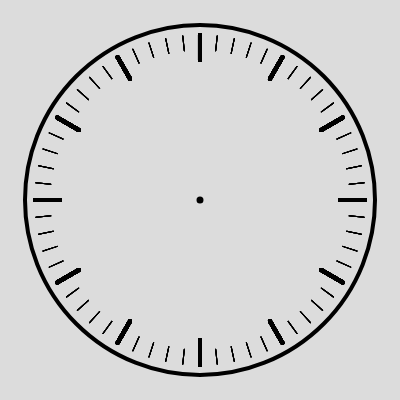
Frame 1 (no input)
Frame 60 (no input): identical to frame 1, image omitted
Frame 120 (the mouse pressed at the canvas centre since frame 60): identical to frame 1, image omitted

The p5.js sketch that drew this single still picture (run headless with seeded random() and noise() and a simulated clock; from frame 60 on, the mouse is pressed at the canvas centre):

// p5.js sketch
// ── sketch.js
function setup() {
  createCanvas(400, 400);
	angleMode(DEGREES)
}

function draw() {
  background(220);
	displayFace();
}

function displayFace(){
	//main circle of the clock
	translate(width/2, height/2);
	noFill();
	strokeWeight(4);
	ellipse(0, 0, 350, 350);

	//dot in the middle of the clock
	fill(0);
	ellipse(0, 0, 3, 3);

	//second tick marks
	for(let i = 0; i < 360; i ++){
	rotate(6);
	strokeWeight(1);
	line(150, 0,165, 0);
	}

	//hour tick marks
	for(let j = 0;j < 360; j++){
		rotate(360/12);
		strokeWeight(4);
		line(140, 0, 165, 0);
	}
}
